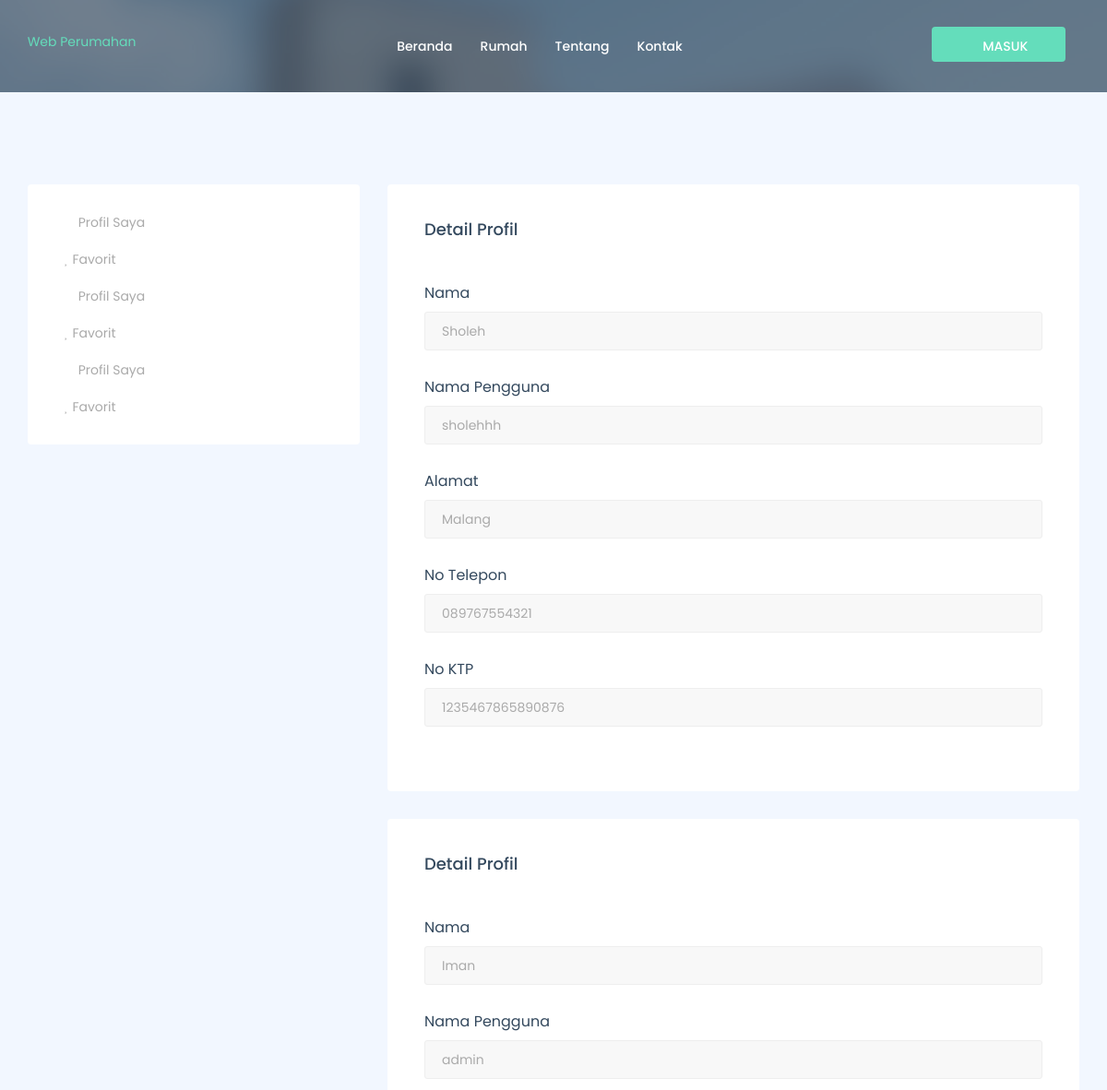
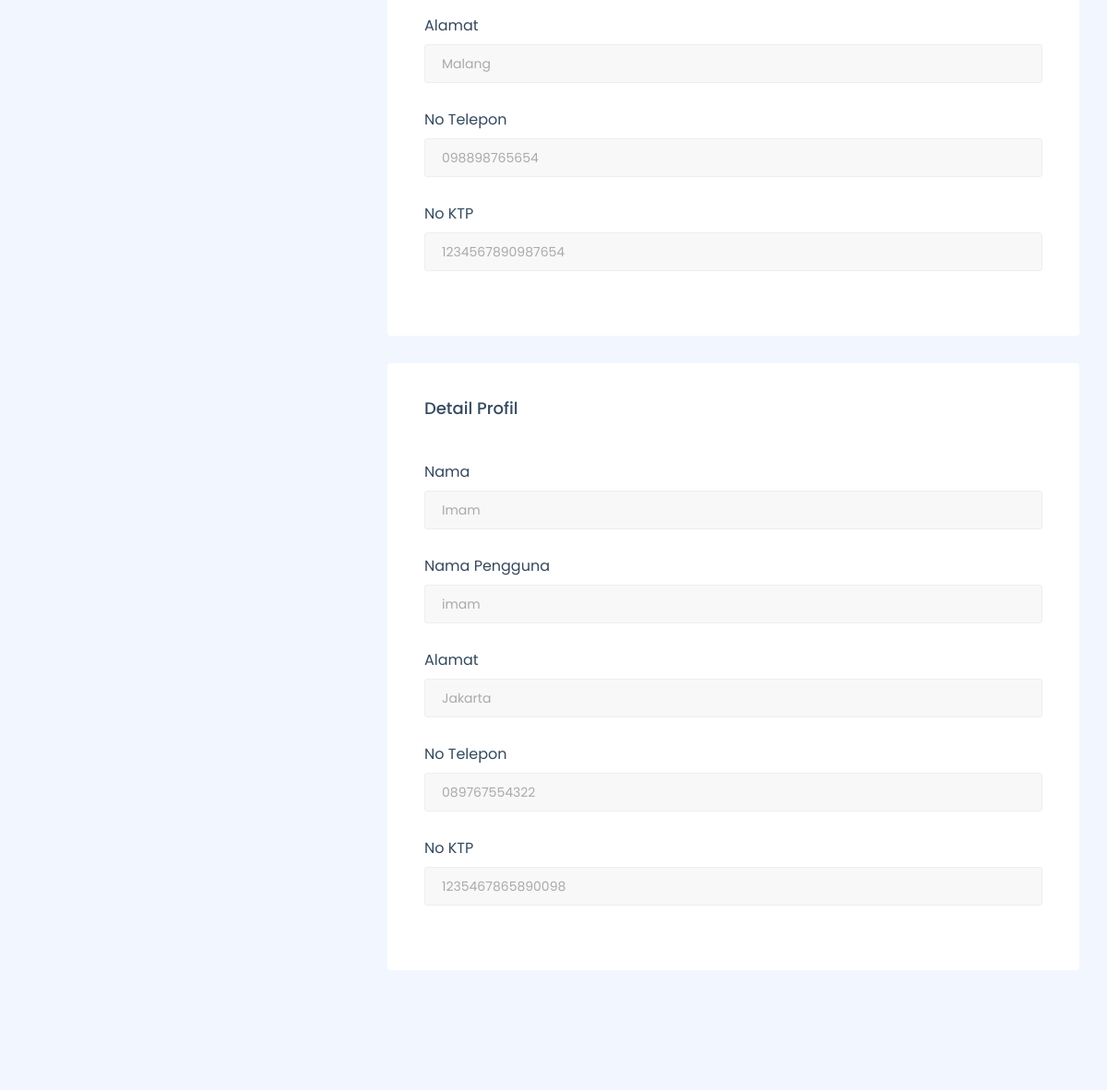
Page /index.php/customer/dashboard/profil (upper part) on the earlier database version (2 pictures, top to bottom).
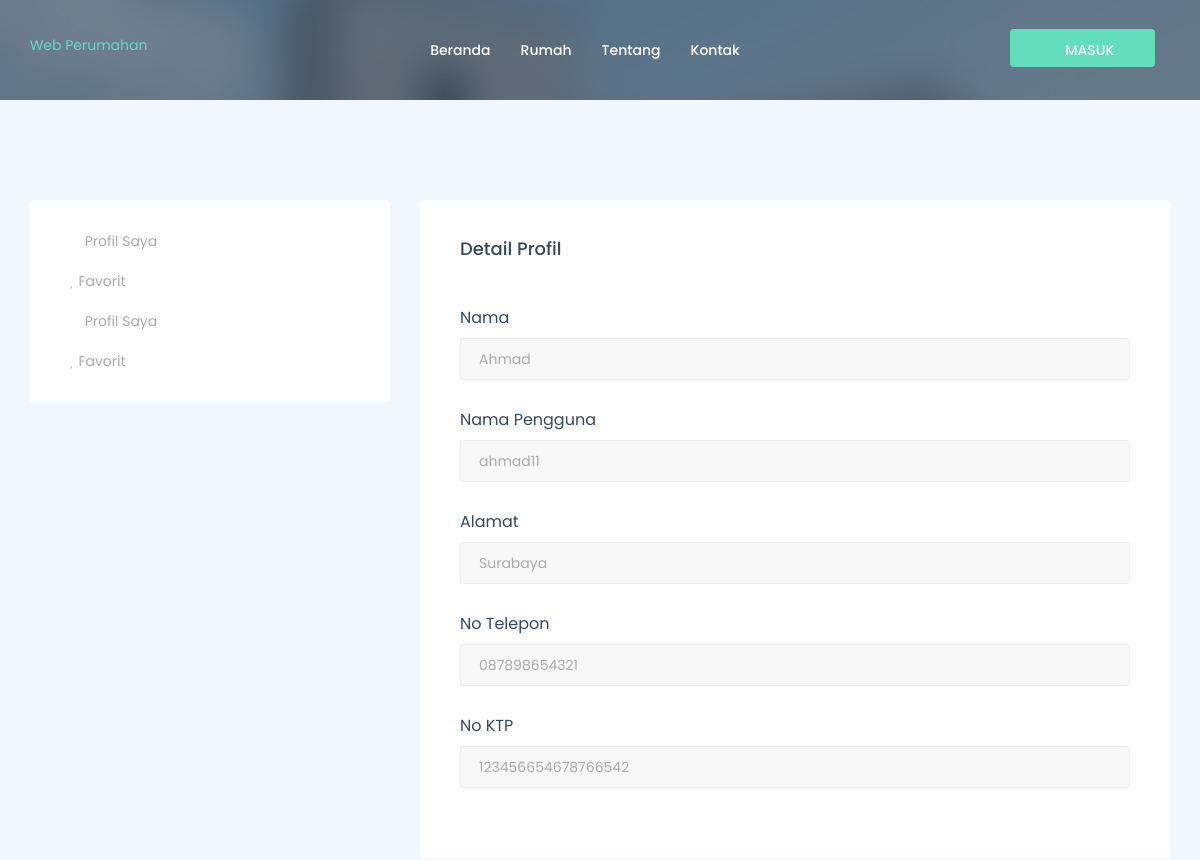
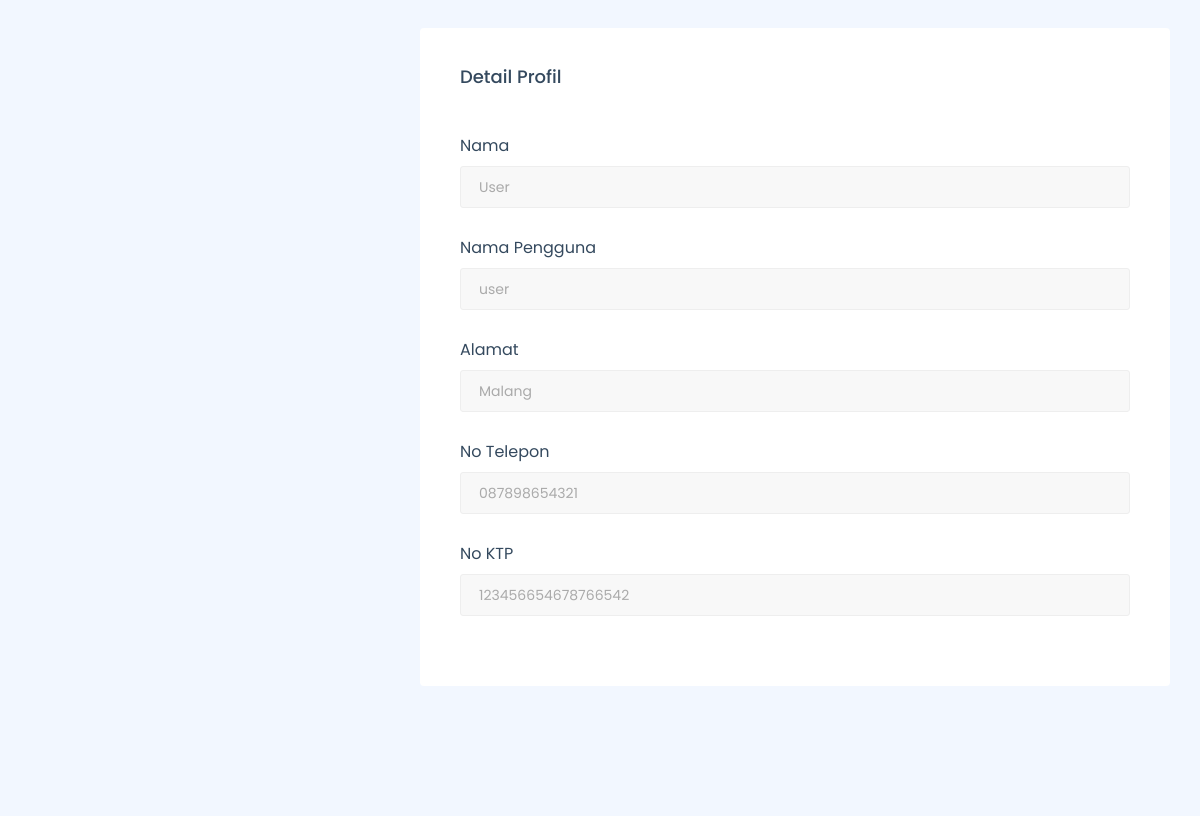
Same page on the later database version (2 pictures, top to bottom).
### tables this page shows
CREATE TABLE `customer` (
  `id_customer` int(12) NOT NULL,
  `nama` varchar(256) NOT NULL,
  `username` varchar(256) NOT NULL,
  `alamat` varchar(256) NOT NULL,
  `no_tlp` varchar(256) NOT NULL,
  `no_ktp` varchar(256) NOT NULL,
  `pass` varchar(256) NOT NULL,
  `role_id` int(12) NOT NULL
);

### application/controllers/customer/dashboard.php (called while the page is built, shortened)
<?php
class Dashboard extends CI_Controller{
    public function profil()
    {
        $data['customer']= $this->rental_model->get_data('customer')->result();
        $this->load->view('templates_customer/header');
        $this->load->view('customer/profil', $data);
        $this->load->view('templates_customer/footer');
    }
}
?>

### index.php (called while the page is built, shortened)
<?php
require_once BASEPATH.'core/CodeIgniter.php';

### application/models/Rental_model.php (called while the page is built, shortened)
<?php
class Rental_model extends CI_model
{
    public function get_data($table){
        return $this->db->get($table);
    }
}
?>

### application/views/customer/profil.php (the view, shortened to what this page needs)
<section id="page-title" class="page-title bg-overlay bg-overlay-dark2">
            <div class="container">
                <div class="row">
                    <div class="col-xs-12 col-sm-12 col-md-6 col-md-offset-3">
                        <div class="title title-1 text-center">
                        </div>
                    </div>
                </div>
            </div>
        </section>
<section id="user-profile" class="user-profile">
            <div class="container">
                <div class="row">
                    <div class="col-xs-12 col-sm-12 col-md-4">
                        <div class="edit--profile-area">
                            <?php foreach($customer as $cs) :?>
                                <ul class="edit--profile-links list-unstyled mb-0">
                                    <li><a href="<?php echo base_url('customer/dashboard/profil/').$cs->id_customer?>"><i class="fa fa-user"></i> Profil Saya</a></li>
                                    <li><a href="<?php echo base_url('customer/dashboard/favorit/').$cs->id_customer?>"><i class="fa fa-heart"></i> Favorit</a></li>
                                </ul>
                            <?php endforeach;?>
                        </div>
                    </div>
                    <div class="col-xs-12 col-sm-12 col-md-8">
                        <form class="mb-0">
                            <?php foreach( $customer as $cs) : ?>
                                <div class="form-box">
                                    <h4 class="form--title">Detail Profil</h4>
                                    <div class="form-group">
                                        <label>Nama</label>
                                        <input type="text" class="form-control" name="nama" value="<?php echo $cs->nama ?>">
                                    </div>
                                    <div class="form-group">
                                        <label>Nama Pengguna</label>
                                        <input type="text" class="form-control" name="username" value="<?php echo $cs->username ?>">
                                    </div>
                                    <div class="form-group">
                                        <label>Alamat</label>
                                        <input type="email" class="form-control" name="alamat" value="<?php echo $cs->alamat ?>">
                                    </div>
                                    <div class="form-group">
                                        <label>No Telepon</label>
                                        <input type="text" class="form-control" name="no_tlp" value="<?php echo $cs->no_tlp ?>">
                                    </div>
                                    <div class="form-group">
                                        <label>No KTP</label>
                                        <input type="text" class="form-control" name="no_ktp" value="<?php echo $cs->no_ktp ?>">
                                    </div>
                                </div>
                            <?php endforeach;?>
                        </form>
                    </div>
                </div>
            </div>
        </section>

### application/views/templates_customer/header.php (shortened to what this page needs)
<!DOCTYPE html>
<html dir="ltr" lang="en-US">
<head>
    <link href="<?php echo base_url()?>assets/assets_homepage/css/external.css" rel="stylesheet">
    <link href="<?php echo base_url()?>assets/assets_homepage/css/bootstrap.min.css" rel="stylesheet">
    <link href="<?php echo base_url()?>assets/assets_homepage/css/style.css" rel="stylesheet">
</head>
<body>
    <div id="wrapper" class="wrapper clearfix">
        <header id="navbar-spy" class="header header-1 header-transparent header-fixed">
            <nav id="primary-menu" class="navbar navbar-fixed-top">
                <div class="container-fluid">
                    <div class="navbar-header">
                        <a class="logo" href="<?php echo base_url('customer/dashboard') ?>"><i class="fa fa-home"></i> Web Perumahan</a>
                    </div>
                    <div class="collapse navbar-collapse pull-right" id="navbar-collapse-1">
                        <ul class="nav navbar-nav nav-pos-center navbar-left">
                            <li><a href="<?php echo base_url('customer/dashboard')?>" >Beranda</a></li>
                            <li><a href="<?php echo base_url('customer/rumah')?>" >Rumah</a></li>
                            <li><a href="<?php echo base_url('customer/tentang')?>" >Tentang</a></li>
                            <li><a href="<?php echo base_url('customer/kontak')?>" >Kontak</a> </li>
                        </ul>
                        <div class="module module-property pull-left">
                            <?php if ($this->session->userdata('nama')) { ?>
                                <a class="pull-left" href="<?php echo base_url('auth/logout')?> "><span class="btn"><i class="fa fa-sign-out"></i>Keluar</span></a>
                            <?php } else { ?>
                                <a class="pull-left" href="<?php echo base_url('auth/login')?> "><span class="btn"><i class="fa fa-sign-in"></i> Masuk</span></a>
                            <?php } ?>
                        </div>
                    </div>
                </div>
            </nav>

### application/views/templates_customer/footer.php (shortened to what this page needs)
    </div>
</body>
</html>

Differences in the rows shown:
removed customer: nama "Sholeh", username "sholehhh", alamat "Malang", no_tlp "089767554321", no_ktp "1235467865890876"
removed customer: nama "Iman", username "admin", alamat "Malang", no_tlp "098898765654", no_ktp "1234567890987654"
removed customer: nama "Imam", username "imam", alamat "Jakarta", no_tlp "089767554322", no_ktp "1235467865890098"
added customer: nama "Ahmad", username "ahmad11", alamat "Surabaya", no_tlp "087898654321", no_ktp "123456654678766542"
added customer: nama "User", username "user", alamat "Malang", no_tlp "087898654321", no_ktp "123456654678766542"
